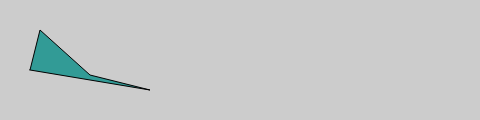
Frame 1 (no input)
Frame 60 (no input): identical to frame 1, image omitted
Frame 120 (the mouse pressed at the canvas centre since frame 60): identical to frame 1, image omitted

The p5.js sketch that drew this single still picture (run headless with seeded random() and noise() and a simulated clock; from frame 60 on, the mouse is pressed at the canvas centre):

// p5.js sketch
// ── sketch.js
function setup() {
  createCanvas(480, 120);
}

function draw() {
background(204);
fill(50,155,150);
strokeWeight(1);
beginShape();
vertex(30,70);
vertex(150,90);
vertex(90,75);
vertex(40,30);
endShape(CLOSE);
}
